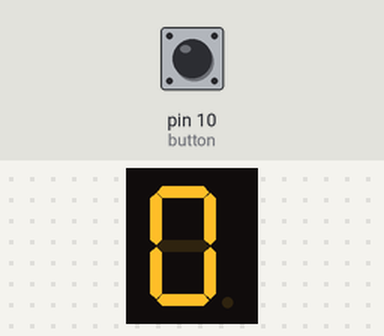
Bench run of a sketch on a simulated Arduino Uno, built with avr-gcc and run on an emulated ATmega328P. On the bench: 1-digit seven-segment display. Wiring (inferred from the names in the program): 1-digit 7-segment display, segments lit when LOW: segments pin 4, pin 2, pin 7, pin 6, pin 9, pin 3, pin 5, pin 8. The test bench sets the inputs (shaded band); at power-on: pin 10 (button) HIGH. The segment pins are drawn as the display they are named for; what the sketch prints to the serial monitor is not drawn.

Above: at 1.2 s.
1.3 s: pin 10 (button) pulled LOW for 0.15 s
At 2.5 s:
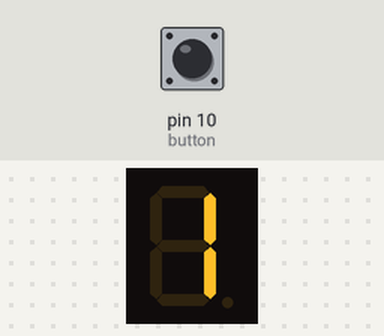
2.9 s: pin 10 (button) pulled LOW for 1 s
At 3.8 s:
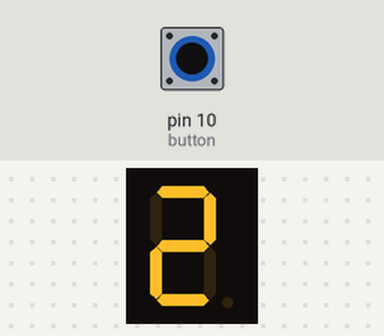
5.4 s: pin 10 (button) pulled LOW for 0.15 s
At 6.6 s:
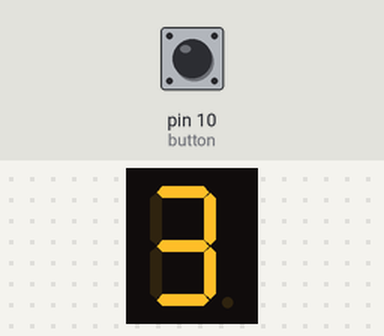
7.0 s: pin 10 (button) pulled LOW for 1 s
At 8.1 s:
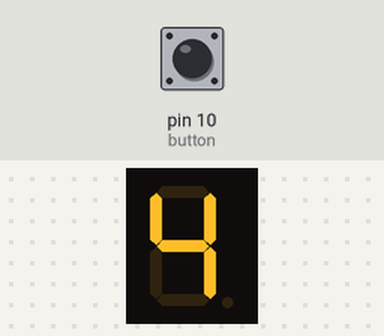
Timing chart, 0 to 7.8 s (numbered marks = the images above; inputs shaded):
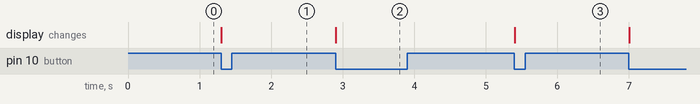

The sketch:

7SegmentCode.ino
```cpp
int segPins[] = {4, 2, 7, 6, 9, 3, 5, 8 };   // { a b c d e f g . )
int n = 0;
int button = 10;
int reset = 0;

byte segCode[10][8] = {
  { 0, 0, 0, 0, 0, 0, 1, 1},
  { 1, 0, 0, 1, 1, 1, 1, 1},
  { 0, 0, 1, 0, 0, 1, 0, 1},
  { 0, 0, 0, 0, 1, 1, 0, 1},
  { 1, 0, 0, 1, 1, 0, 0, 1},
  { 0, 1, 0, 0, 1, 0, 0, 1},
  { 0, 1, 0, 0, 0, 0, 0, 1},
  { 0, 0, 0, 1, 1, 1, 1, 1},
  { 0, 0, 0, 0, 0, 0, 0, 1},
  { 0, 0, 0, 0, 1, 0, 0, 1}
  //{ 1, 1, 1, 1, 1, 1, 1, 0}
};

void displayDigit(int digit)
{
  for (int i=0; i < 8; i++)
  {
    digitalWrite(segPins[i], segCode[digit][i]);
  }
}

void setup()
{
  for (int i=0; i < 8; i++)
  {
    pinMode(segPins[i], OUTPUT);
  }
  pinMode(button, INPUT_PULLUP);
  Serial.begin(9600);
}

void loop()
{
  displayDigit(n);

  Serial.println(digitalRead(button));

  if(digitalRead(button) == LOW and reset == 0){
    n++;
    if(n == 10){
      n = 0;
    }
    reset = 1;
  }
  if(digitalRead(button) == HIGH and reset == 1){
    reset = 0;
  }
}
```

Measured:
- after the input at 1.3 s, the display: changes at once (image 1)
- after the input at 2.9 s, the display: changes at once (image 2)
- after the input at 5.4 s, the display: changes at once (image 3)
